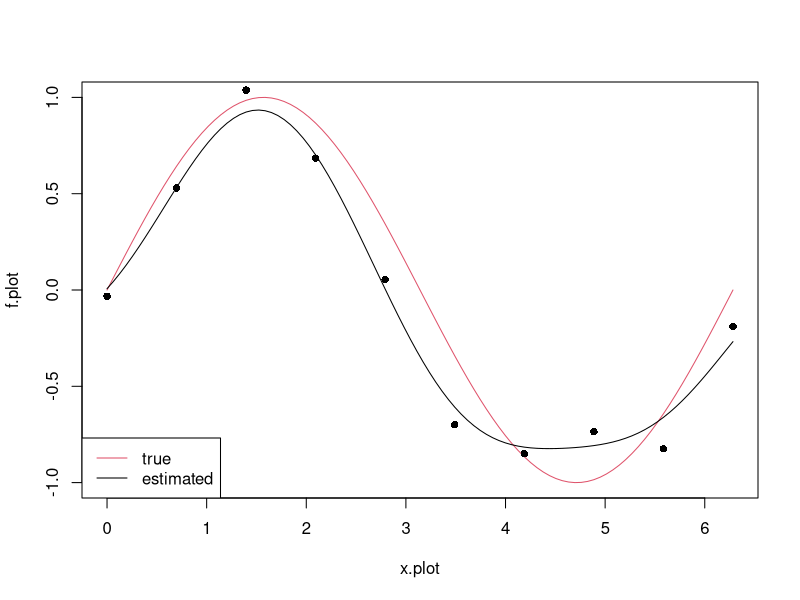

Write R code to recreate this figure.
# kernel regression
rm(list=ls())
#set.seed(0.1)
##############################
## A few kernel functions
##############################
k1 = function(x,y)
  return(sum(x*y))
k12 = function(x,y)
  return(sum(x*y)+1)
k2 = function(x,y)
  return(sum(x*y)^2)
k3 = function(x,y)
  return((1+sum(x*y))^2)
d=4
k4 = function(x,y)
  return((1+sum(x*y))^d)
sigma=1
k5 = function(x,y)
  return(exp(-sum((x-y)^2)/(2*sigma^2)))        
kappa=1
theta=1
k6 = function(x,y)
  return(tanh(kappa*sum(x*y)+theta))
k = function(x,y)
  return(k5(x,y))
#################################
## generate some data in 1d #####
#################################
n=10
n.plot=100
p=1
x = seq(from=0,to=2*pi,length.out=n)
x.plot=seq(from=0,to=2*pi,length.out=n.plot)
f=sin(p*x)
f.plot=sin(p*x.plot)
y = f+rnorm(n,sd=0.2)
plot(x.plot,f.plot,col=2,type='l')
points(x,y,pch=16)

##################################
## compute the classifier ########
##################################
lambda=0.01
kk=outer(1:n,1:n,Vectorize(function(i,j) k(x[i],x[j])))
alpha = solve(kk + lambda*n*diag(rep(1,n)))%*%y


##################################
## evaluate the classifier #######
## over a grid             #######
##################################
k.x=outer(1:n,1:n.plot,Vectorize(function(i,j) k(x[i],x.plot[j])))
lines(x.plot,t(k.x)%*%alpha)
legend("bottomleft",legend=c("true", "estimated"),
       col=c(2,1),lty=c(1,1))  
